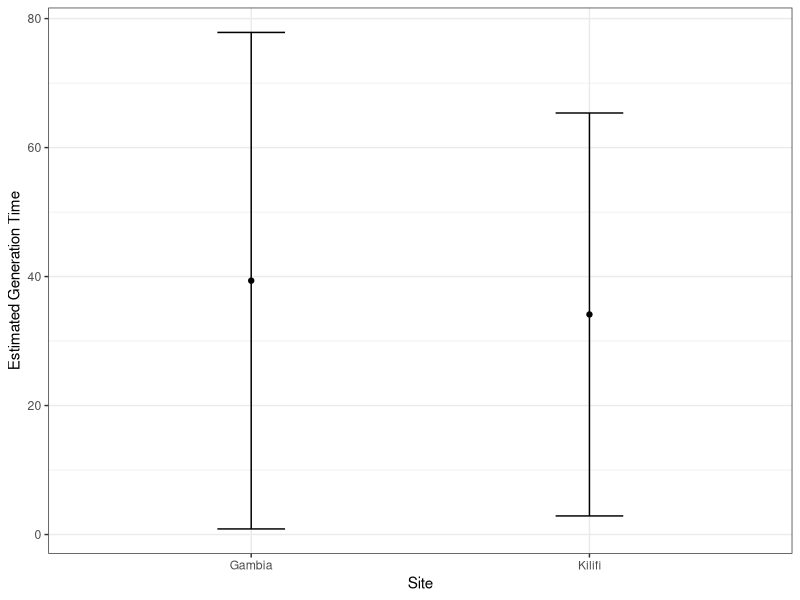
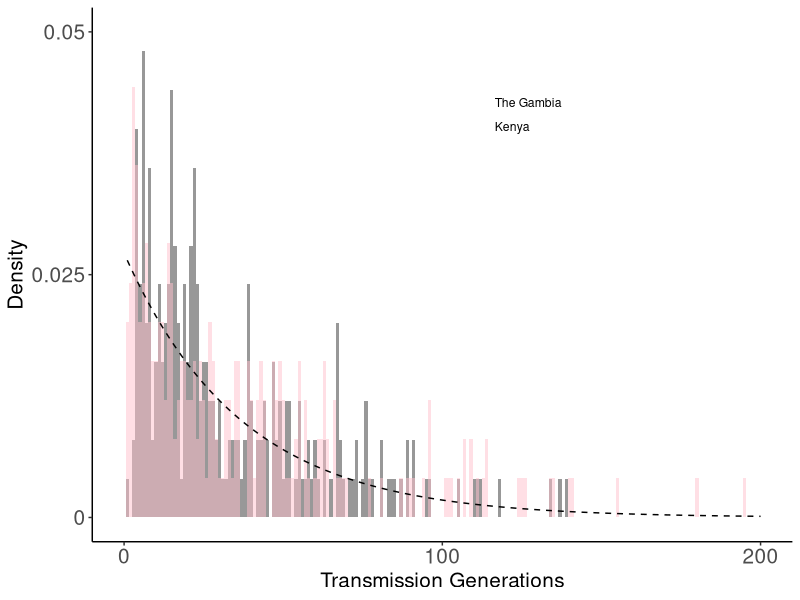

Source code (R) for these figures, in order:
library(data.table)
library(ggplot2)
##########ORGANIZE THE DATA #####################

maxCarriageDuration<-365
sites<-c("Gambia","Kilifi")
clear.mat<-matrix(nrow=length(sites),ncol=7)
colnames(clear.mat)<-c("site","mean_dur","gentime_mean","sd","gentime_med","lowerCI","upperCI")
clear.mat[,1]<-sites

#########GAMBIA, CHRISPIN CHAGUZA FRONTIERS ########
nboot=10000
carr.mat.gamb<-matrix(nrow=nboot,ncol=2)
for(k in 1:nboot){
  durs<-rexp(1000,rate=0.0263)
  durs[which(durs>maxCarriageDuration)]<-NA
  durs<-durs[!is.na(durs)]
  
  d<-sample(durs,1,replace = FALSE,prob=durs)
  p<-runif(1,1,5)####incubation period
  t<-runif(1,0,p+d)
  # t<-runif(1,p,p+d)
  carr.mat.gamb[k,1]<-p+d
  carr.mat.gamb[k,2]<-t
}
carr.mat.gamb<-data.table(carr.mat.gamb)
colnames(carr.mat.gamb)<-c("duration","transmission")
# mean(carr.mat$transmission)
# quantile(carr.mat$transmission)
clear.mat[1,2]<-mean(carr.mat.gamb$duration,na.rm=T)
clear.mat[1,3]<-mean(carr.mat.gamb$transmission,na.rm=T)
clear.mat[1,4]<-sd(carr.mat.gamb$transmission,na.rm=T)
clear.mat[1,5:7]<-quantile(carr.mat.gamb$transmission,na.rm=T)[c(3,2,4)]



#########KILIFI KENYA, CHRISPIN CHAGUZA FRONTIERS ########
nboot=10000
carr.mat.kil<-matrix(nrow=nboot,ncol=2)
for(k in 1:nboot){
  durs<-rexp(1000,rate=0.032)
  durs[which(durs>maxCarriageDuration)]<-NA
  durs<-durs[!is.na(durs)]
  d<-sample(durs,1,replace = FALSE,prob=durs)
  p<-runif(1,1,5)####incubation period
  # t<-runif(1,0,p+d)
  t<-runif(1,p,p+d)
  carr.mat.kil[k,1]<-p+d
  carr.mat.kil[k,2]<-t
}
carr.mat.kil<-data.table(carr.mat.kil)
colnames(carr.mat.kil)<-c("duration","transmission")
# mean(carr.mat$transmission)
# quantile(carr.mat$transmission)

clear.mat[2,2]<-mean(carr.mat.kil$duration,na.rm=T)
clear.mat[2,3]<-mean(carr.mat.kil$transmission,na.rm=T)
clear.mat[2,4]<-sd(carr.mat.kil$transmission,na.rm=T)
clear.mat[2,5:7]<-quantile(carr.mat.kil$transmission,na.rm=T)[c(3,2,4)]


###PLOT#####
clear.mat<-data.frame(data.table(clear.mat))
clear.mat[,2:6]<-sapply(clear.mat[,2:6], as.numeric)
ggplot(clear.mat)+
  geom_point(aes(x=site,y=gentime_mean))+
  geom_errorbar(aes(ymin=gentime_mean-sd,ymax=gentime_mean+sd,x=site),width=0.2)+
  theme_bw()+
  ylab("Estimated Generation Time")+
  xlab("Site")

mean(clear.mat[,"gentime_mean"])
mean(clear.mat[,"sd"])

genTime<- mean(clear.mat[,"gentime_mean"])
varGen<-(genTime)^2
shape=genTime^2/varGen
scale=varGen/genTime

tots=250
colors=c("The Gambia"="grey","Kenya"="pink")
ggplot()+
  geom_histogram(data=carr.mat.kil[sample(tots,replace=F),], aes(x=transmission,y = ..count../sum(..count..),fill="grey"),binwidth=1,alpha=0.8)+
  geom_histogram(data=carr.mat.gamb[sample(tots,replace=F),], aes(x=transmission,y = ..count../sum(..count..),fill="pink"),binwidth=1,alpha=0.5,fill="pink")+
  geom_line(aes(x=1:tots,y=dgamma(1:tots,shape=shape,scale=scale)),linetype="dashed")+
  theme_classic()+
  xlab("Transmission Generations")+
  ylab("Density")+
  scale_x_continuous(breaks=c(0,100,200),limits=c(0,200),labels=c(0,100,200))+
  scale_y_continuous(breaks=c(0,.025,0.05),limits=c(0,0.05),labels=c(0,0.025,0.05))+
  # xlim(0,0.025)+
  theme(legend.title = element_blank(),legend.position = c(0.6,0.8),axis.text = element_text(size=15),axis.title = element_text(size=15))+
  scale_fill_manual(values = colors,breaks=c("The Gambia","Kenya"),limits=c("The Gambia","Kenya"))+
  guides(fill = guide_legend(override.aes = list(size=10,color="white")))

# ggsave("./CarriageDurations/transmissiongens.pdf",width=4,height=3.5)
  